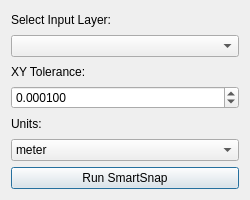
<?xml version="1.0" encoding="UTF-8"?>
<ui version="4.0">
 <class>SmartSnapDialogBase</class>
 <widget class="QDialog" name="SmartSnapDialogBase">
  <property name="geometry">
   <rect>
    <x>0</x>
    <y>0</y>
    <width>250</width>
    <height>200</height>
   </rect>
  </property>
  <property name="windowTitle">
   <string>SmartSnap - Vertex Integration Tool</string>
  </property>
  <layout class="QVBoxLayout">
   <item>
    <widget class="QLabel" name="labelLayer">
     <property name="text">
      <string>Select Input Layer:</string>
     </property>
    </widget>
   </item>
   <item>
    <widget class="QComboBox" name="layerComboBox"/>
   </item>

   <item>
    <widget class="QLabel" name="labelTolerance">
     <property name="text">
      <string>XY Tolerance:</string>
     </property>
    </widget>
   </item>
   <item>
    <widget class="QDoubleSpinBox" name="toleranceSpinBox">
     <property name="decimals">
      <number>6</number>
     </property>
     <property name="value">
      <double>0.000100</double>
     </property>
    </widget>
   </item>

   <item>
    <widget class="QLabel" name="labelUnits">
     <property name="text">
      <string>Units:</string>
     </property>
    </widget>
   </item>
   <item>
    <widget class="QComboBox" name="unitsComboBox">
     <item>
      <property name="text">
       <string>meter</string>
      </property>
     </item>
     <item>
      <property name="text">
       <string>feet</string>
      </property>
     </item>
     <item>
      <property name="text">
       <string>degree</string>
      </property>
     </item>
    </widget>
   </item>

   <item>
    <widget class="QPushButton" name="runButton">
     <property name="text">
      <string>Run SmartSnap</string>
     </property>
    </widget>
   </item>

  </layout>
 </widget>
 <resources/>
 <connections/>
</ui>
